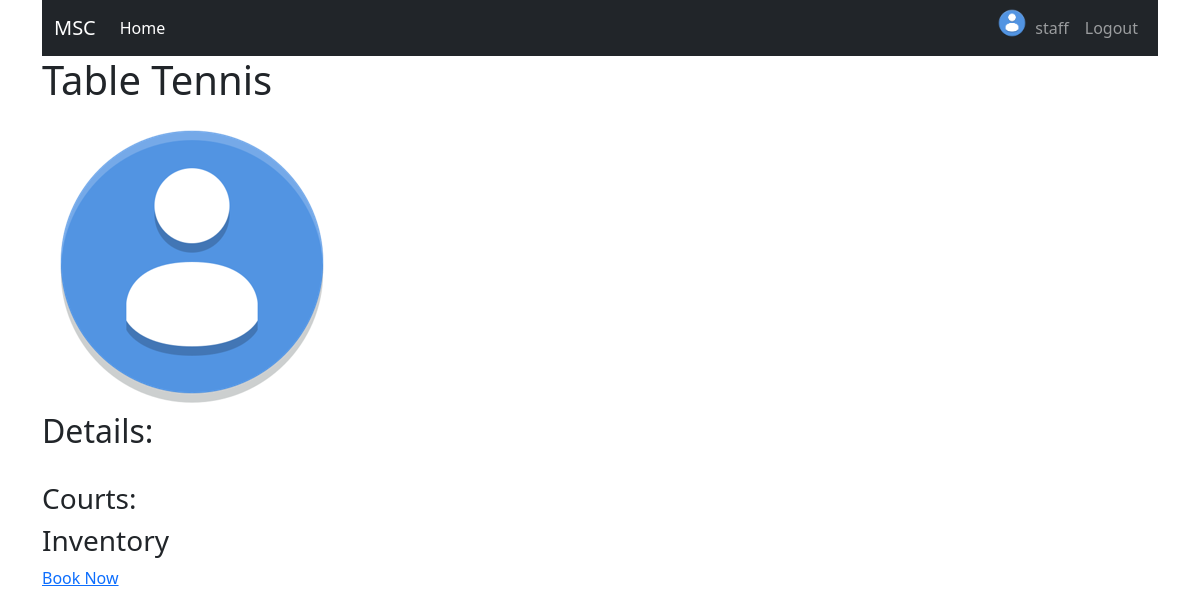
/sport/tt/ (signed in), run on the app's committed database.
### users/models.py (models this page shows, shortened)
class User(AbstractUser):
    username = models.CharField(max_length=255, null=True, default='', unique=True)
    email = models.EmailField(unique=True)
    avatar = models.ImageField(default='default.png', upload_to='profile_pics')
    first_name = models.CharField(max_length = 255, null=True, default='')
    last_name = models.CharField(max_length = 255, null=True, default='')
    USERNAME_FIELD = 'username'
    REQUIRED_FIELDS = ['email']
    class Meta:
        verbose_name = 'User'
        verbose_name_plural = 'Users'

### sports/models.py (models this page shows, shortened)
class Sport(models.Model):
    name = models.CharField(max_length=255, null=True, default="", unique=True)
    code = models.CharField(max_length=10, null=True, default="", unique=True)
    image = models.ImageField(default='default.png', upload_to='sport_pics')
    class Meta:
        verbose_name = 'Sport'
        verbose_name_plural = 'Sports'

### sports/views.py (the view)
# urls.py: path('sport/<slug:sport>/', sport_views.SportPage, name='sport_page'),
@login_required
def SportPage(request, sport):
    game = Sport.objects.get(code=sport)
    return render(request, 'sports/sport_page.html', {'game':game})

### sports/templates/sports/sport_page.html (shortened to what this page needs)
{% extends "users/base.html" %}
{% load crispy_forms_tags %}
{% block content %}
    <h1>{{ game.name }}</h1>
    <img src="{{ game.image.url }}" alt="game image" width="300">
    <h2>Details:</h2>
    <br>
    <h3>Courts:</h3>
    <h3>Inventory</h3>
    <a class="ml-2" href="book/">Book Now</a>
{% endblock content %}

### users/templates/users/base.html (shortened to what this page needs)
{% load static %}
<!doctype html>
<html lang="en">
  <head>
    <link href="https://cdn.jsdelivr.net/npm/bootstrap@5.2.0/dist/css/bootstrap.min.css" rel="stylesheet">
  </head>
  <body>
    <div class="container">
      <nav class="navbar sticky-top navbar-expand-lg navbar-dark bg-dark">
        <div class="container-fluid">
          <a class="navbar-brand" href="https://tinyurl.com/3wcyvb7x">MSC</a>
          <div class="collapse navbar-collapse" id="navbarSupportedContent">
            <ul class="navbar-nav me-auto mb-2 mb-lg-0">
              <li class="nav-item">
                <a class="nav-link active" aria-current="page" href="{% url 'home' %}">Home</a>
              </li>
            </ul>
            <div class="navbar-nav">
              {% if user.is_authenticated %}
                <a href="{% url 'profile' %}"><img src="{{ user.avatar.url }}" alt="user-image" width="30" class="image-fluid image-thumbnail rounded-circle account-img"></a>
                <a class="nav-item nav-link" href="{% url 'profile' %}">{{ user.username }}</a>
                <a class="nav-item nav-link" href="{% url 'logout' %}">Logout</a>
              {% else %}
                <a class="nav-item nav-link" href="{% url 'login' %}">Login</a>
                <a class="nav-item nav-link" href="{% url 'register' %}">Register</a>
              {% endif %}
            </div>
          </div>
        </div>
      </nav>
      {% block content %}{% endblock %}
    </div>
  </body>
</html>

### data on the page
User: avatar (placeholder picture), username "staff"
Sport: name "Table Tennis", image (placeholder picture)
